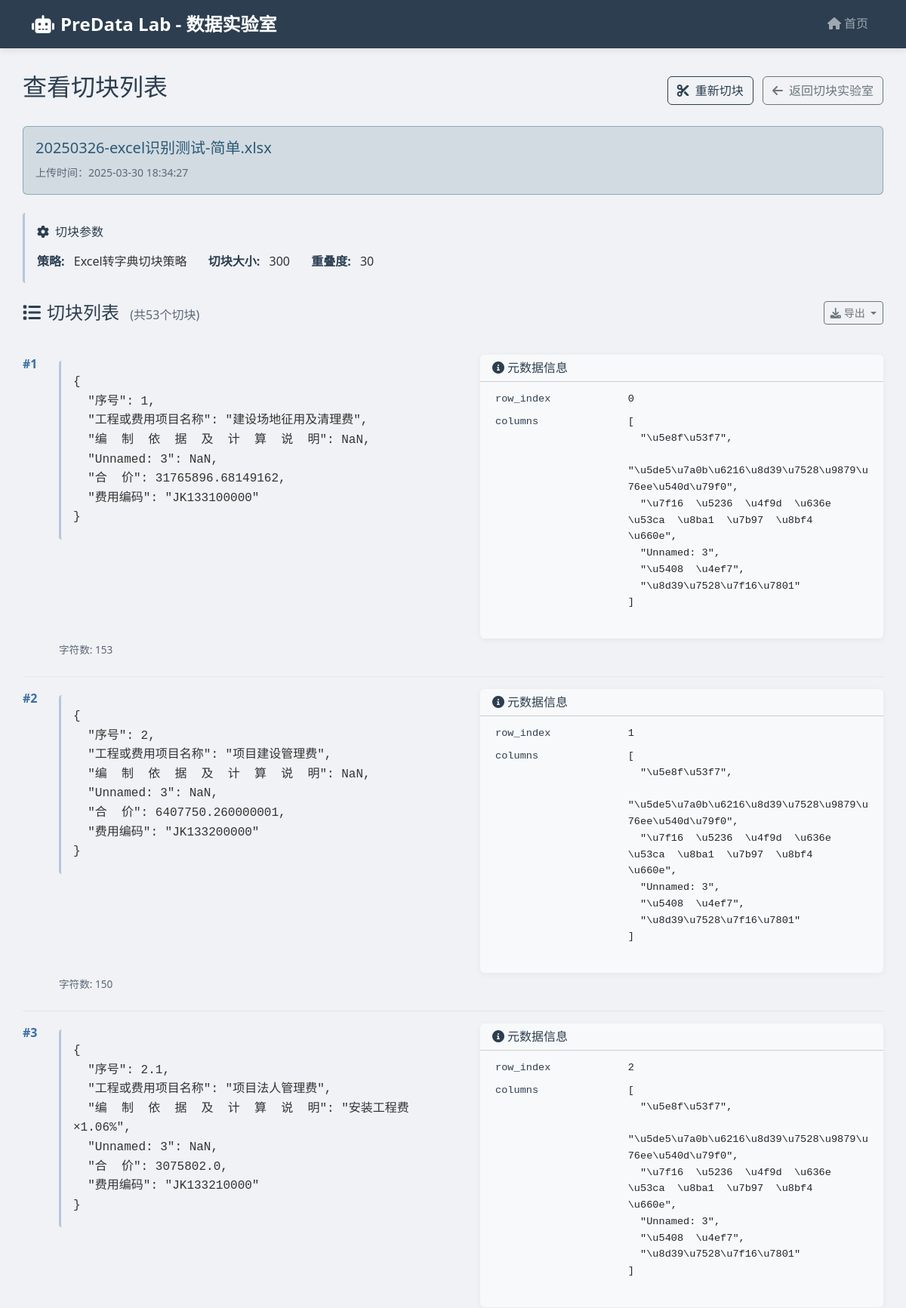
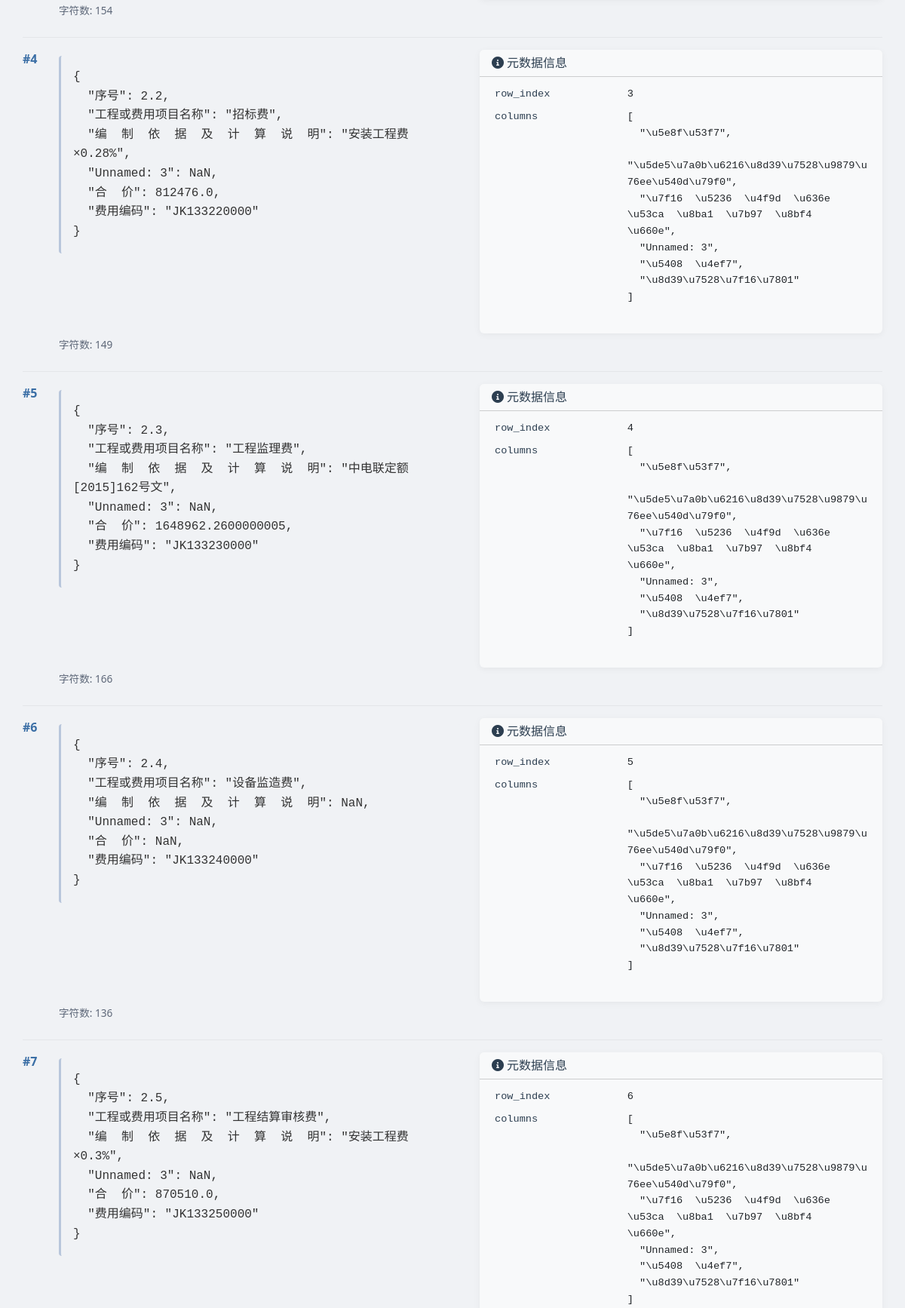
/chunklab/documents/8/chunks (upper part), run on the app's committed database (2 pictures, top to bottom).
### app/database.py (models this page shows, shortened)
class Document(Base):
    __tablename__ = "documents"
    id = Column(Integer, primary_key=True, index=True)
    filename = Column(String(255), nullable=False)
    filepath = Column(String(255), nullable=False)
    filetype = Column(String(50))
    filesize = Column(Integer)  # 文件大小（字节）
    upload_time = Column(DateTime, default=datetime.now)
    status = Column(String(50), default="未切块")
    last_chunk_params = Column(JSON, default=lambda: json.dumps({}))
    hash = Column(String(64))  # 文件哈希值
    chunks = relationship("Chunk", back_populates="document", cascade="all, delete-orphan")

class Chunk(Base):
    __tablename__ = "chunks"
    id = Column(Integer, primary_key=True, index=True)
    document_id = Column(Integer, ForeignKey("documents.id"))
    sequence = Column(Integer)  # 片段序号
    content = Column(Text)  # 切块内容
    chunk_size = Column(Integer)  # 切块大小
    overlap = Column(Integer)  # 重叠度
    chunk_strategy = Column(String(50))  # 使用的切块策略
    chunk_metadata = Column(JSON, default=lambda: json.dumps({}))  # 元数据
    document = relationship("Document", back_populates="chunks")

### app/chunklab/routes.py (the view)
@router.get("/documents/{document_id}/chunks")
async def view_chunks(document_id: int, request: Request, db: Session = Depends(get_db)):
    document = db.query(Document).filter(Document.id == document_id).first()
    if not document:
        raise HTTPException(status_code=404, detail="文档不存在")
    chunks = db.query(Chunk).filter(Chunk.document_id == document_id).order_by(Chunk.sequence).all()
    return templates.TemplateResponse(
        "chunklab/view_chunks.html",
        {
            "request": request,
            "document": document,
            "chunks": chunks,
            "chunk_strategies": get_config('CHUNK_STRATEGIES'),
            "now": datetime.now
        }
    )

### app/templates/chunklab/view_chunks.html (shortened to what this page needs)
{% extends "base.html" %}
{% block content %}
<div class="row mb-4">
    <div class="col-12">
        <div class="d-flex justify-content-between align-items-center mb-4">
            <h2>查看切块列表</h2>
            <div>
                <a href="/chunklab/documents/{{ document.id }}/chunk" class="btn btn-outline-primary me-2">
                    <i class="fas fa-cut me-2"></i>重新切块
                </a>
                <a href="/chunklab/index" class="btn btn-outline-secondary">
                    <i class="fas fa-arrow-left me-2"></i>返回切块实验室
                </a>
            </div>
        </div>
        <div class="document-info alert alert-info">
            <h5 class="mb-2">{{ document.filename }}</h5>
            <small class="text-muted">上传时间：{{ document.upload_time.strftime('%Y-%m-%d %H:%M:%S') }}</small>
        </div>
        {% if document.last_chunk_params %}
        <div class="chunk-params">
            <h6 class="mb-3"><i class="fas fa-cog me-2"></i>切块参数</h6>
            <div>
                <div class="param-item">
                    <span class="param-label">策略:</span>
                    {% for strategy in chunk_strategies %}
                        {% if strategy.name == document.last_chunk_params.strategy %}
                            {{ strategy.display_name }}
                        {% endif %}
                    {% endfor %}
                </div>
                <div class="param-item">
                    <span class="param-label">切块大小:</span>
                    {{ document.last_chunk_params.size }}
                </div>
                <div class="param-item">
                    <span class="param-label">重叠度:</span>
                    {{ document.last_chunk_params.overlap }}
                </div>
            </div>
        </div>
        {% endif %}
        <div class="chunk-list">
            <div class="d-flex justify-content-between align-items-center mb-4">
                <h4 class="mb-0">
                    <i class="fas fa-list me-2"></i>切块列表
                    <span class="text-muted fs-6 ms-2">(共{{ chunks|length }}个切块)</span>
                </h4>
                <div class="dropdown">
                    <button class="btn btn-sm btn-outline-secondary dropdown-toggle" type="button" id="exportDropdown" data-bs-toggle="dropdown" aria-expanded="false">
                        <i class="fas fa-download me-1"></i>导出
                    </button>
                </div>
            </div>
            {% if chunks %}
                <div class="chunks-container">
                    {% for chunk in chunks %}
                    <div class="chunk-item">
                        <div class="d-flex">
                            <span class="chunk-sequence">#{{ chunk.sequence }}</span>
                            <div class="flex-grow-1">
                                <div class="row">
                                    <div class="{% if chunk.chunk_metadata and chunk.chunk_metadata is mapping and chunk.chunk_metadata.keys()|list|length > 0 %}col-md-7 col-lg-6{% else %}col-12{% endif %}">
                                        <div class="chunk-content">{{ chunk.content }}</div>
                                    </div>
                                    {% if chunk.chunk_metadata and chunk.chunk_metadata is mapping and chunk.chunk_metadata.keys()|list|length > 0 %}
                                    <div class="col-md-5 col-lg-6">
                                        <div class="card h-100 bg-light">
                                            <div class="card-header py-2 bg-light">
                                                <h6 class="mb-0 fs-6"><i class="fas fa-info-circle me-1"></i>元数据信息</h6>
                                            </div>
                                            <div class="card-body py-2">
                                                <div class="meta-content" style="font-family: monospace; font-size: 0.85rem; max-height: 300px; overflow-y: auto;">
                                                    <table class="table table-sm table-borderless mb-0">
                                                        <tbody>
                                                            {% for key, value in chunk.chunk_metadata.items() %}
                                                            {% if key != 'heading' %}
                                                            <tr>
                                                                <td style="width: 35%; color: var(--primary-color); vertical-align: top;">{{ key }}</td>
                                                                <td style="word-break: break-word; max-width: 300px;">
                                                                    {% if value is mapping or value is sequence and value is not string %}
                                                                        <pre class="mb-0" style="font-size: 0.85rem; white-space: pre-wrap; word-wrap: break-word; overflow-wrap: break-word;">{{ value|tojson(indent=2) }}</pre>
                                                                    {% else %}
                                                                        <span style="word-break: break-word;">{{ value }}</span>
                                                                    {% endif %}
                                                                </td>
                                                            </tr>
                                                            {% endif %}
                                                            {% endfor %}
                                                        </tbody>
                                                    </table>
                                                </div>
                                            </div>
                                        </div>
                                    </div>
                                    {% endif %}
                                </div>
                                <div class="chunk-metadata mt-1">
                                    <span>字符数: {{ chunk.content|length }}</span>
                                </div>
                            </div>
                        </div>
                    </div>
                    {% endfor %}
                </div>
            {% else %}
                <div class="alert alert-warning">
                    <i class="fas fa-exclamation-triangle me-2"></i>
                    没有找到切块数据。请返回上一页重新进行切块操作。
                </div>
            {% endif %}
        </div>
    </div>
</div>
{% endblock %}

### data on the page
Document: filename "20250326-excel识别测试-简单.xlsx", upload_time "2025-03-30 18:34:27", last_chunk_params.size "300", last_chunk_params.overlap "30"
Chunk: sequence "1", content "{ \"序号\": 1, \"工程或费用项目名称\": \"建设场地征用及清理费\", \"编 制 依 据 及 计 算 说 明\": NaN, \"Unnamed: 3\": NaN, \"合 价\": 31765896.68149162, \"费用编码\": \"JK133100000\" }", chunk_metadata "row_index" "columns", chunk_metadata "0", chunk_metadata "[ \"\\u5e8f\\u53f7\", \"\\u5de5\\u7a0b\\u6216\\u8d39\\u7528\\u9879\\u76ee\\u540d\\u79f0\", \"\\u7f16 \\u5236 \\u4f9d \\u636e \\u53ca \\u8ba1 \\u7b97 \\u8bf4 \\u660e\", \"Unnamed: 3\", \"\\u5408 \\u4ef7\", \"\\u8d39\\u7528\\u7f16\\u7801\" ]", content|length "153"
Chunk: sequence "2", content "{ \"序号\": 2, \"工程或费用项目名称\": \"项目建设管理费\", \"编 制 依 据 及 计 算 说 明\": NaN, \"Unnamed: 3\": NaN, \"合 价\": 6407750.260000001, \"费用编码\": \"JK133200000\" }", chunk_metadata "row_index" "columns", chunk_metadata "1", chunk_metadata "[ \"\\u5e8f\\u53f7\", \"\\u5de5\\u7a0b\\u6216\\u8d39\\u7528\\u9879\\u76ee\\u540d\\u79f0\", \"\\u7f16 \\u5236 \\u4f9d \\u636e \\u53ca \\u8ba1 \\u7b97 \\u8bf4 \\u660e\", \"Unnamed: 3\", \"\\u5408 \\u4ef7\", \"\\u8d39\\u7528\\u7f16\\u7801\" ]", content|length "150"
Chunk: sequence "3", content "{ \"序号\": 2.1, \"工程或费用项目名称\": \"项目法人管理费\", \"编 制 依 据 及 计 算 说 明\": \"安装工程费×1.06%\", \"Unnamed: 3\": NaN, \"合 价\": 3075802.0, \"费用编码\": \"JK133210000\" }", chunk_metadata "row_index" "columns", chunk_metadata "2", chunk_metadata "[ \"\\u5e8f\\u53f7\", \"\\u5de5\\u7a0b\\u6216\\u8d39\\u7528\\u9879\\u76ee\\u540d\\u79f0\", \"\\u7f16 \\u5236 \\u4f9d \\u636e \\u53ca \\u8ba1 \\u7b97 \\u8bf4 \\u660e\", \"Unnamed: 3\", \"\\u5408 \\u4ef7\", \"\\u8d39\\u7528\\u7f16\\u7801\" ]", content|length "154"
Chunk: sequence "4", content "{ \"序号\": 2.2, \"工程或费用项目名称\": \"招标费\", \"编 制 依 据 及 计 算 说 明\": \"安装工程费×0.28%\", \"Unnamed: 3\": NaN, \"合 价\": 812476.0, \"费用编码\": \"JK133220000\" }", chunk_metadata "row_index" "columns", chunk_metadata "3", chunk_metadata "[ \"\\u5e8f\\u53f7\", \"\\u5de5\\u7a0b\\u6216\\u8d39\\u7528\\u9879\\u76ee\\u540d\\u79f0\", \"\\u7f16 \\u5236 \\u4f9d \\u636e \\u53ca \\u8ba1 \\u7b97 \\u8bf4 \\u660e\", \"Unnamed: 3\", \"\\u5408 \\u4ef7\", \"\\u8d39\\u7528\\u7f16\\u7801\" ]", content|length "149"
Chunk: sequence "5", content "{ \"序号\": 2.3, \"工程或费用项目名称\": \"工程监理费\", \"编 制 依 据 及 计 算 说 明\": \"中电联定额[2015]162号文\", \"Unnamed: 3\": NaN, \"合 价\": 1648962.2600000005, \"费用编码\": \"JK133230000\" }", chunk_metadata "row_index" "columns", chunk_metadata "4", chunk_metadata "[ \"\\u5e8f\\u53f7\", \"\\u5de5\\u7a0b\\u6216\\u8d39\\u7528\\u9879\\u76ee\\u540d\\u79f0\", \"\\u7f16 \\u5236 \\u4f9d \\u636e \\u53ca \\u8ba1 \\u7b97 \\u8bf4 \\u660e\", \"Unnamed: 3\", \"\\u5408 \\u4ef7\", \"\\u8d39\\u7528\\u7f16\\u7801\" ]", content|length "166"
Chunk: sequence "6", content "{ \"序号\": 2.4, \"工程或费用项目名称\": \"设备监造费\", \"编 制 依 据 及 计 算 说 明\": NaN, \"Unnamed: 3\": NaN, \"合 价\": NaN, \"费用编码\": \"JK133240000\" }", chunk_metadata "row_index" "columns", chunk_metadata "5", chunk_metadata "[ \"\\u5e8f\\u53f7\", \"\\u5de5\\u7a0b\\u6216\\u8d39\\u7528\\u9879\\u76ee\\u540d\\u79f0\", \"\\u7f16 \\u5236 \\u4f9d \\u636e \\u53ca \\u8ba1 \\u7b97 \\u8bf4 \\u660e\", \"Unnamed: 3\", \"\\u5408 \\u4ef7\", \"\\u8d39\\u7528\\u7f16\\u7801\" ]", content|length "136"
Chunk: sequence "7", content "{ \"序号\": 2.5, \"工程或费用项目名称\": \"工程结算审核费\", \"编 制 依 据 及 计 算 说 明\": \"安装工程费×0.3%\", \"Unnamed: 3\": NaN, \"合 价\": 870510.0, \"费用编码\": \"JK133250000\" }", chunk_metadata "row_index" "columns", chunk_metadata "6", chunk_metadata "[ \"\\u5e8f\\u53f7\", \"\\u5de5\\u7a0b\\u6216\\u8d39\\u7528\\u9879\\u76ee\\u540d\\u79f0\", \"\\u7f16 \\u5236 \\u4f9d \\u636e \\u53ca \\u8ba1 \\u7b97 \\u8bf4 \\u660e\", \"Unnamed: 3\", \"\\u5408 \\u4ef7\", \"\\u8d39\\u7528\\u7f16\\u7801\" ]"

### other printed values
{{ strategy.display_name }} "Excel转字典切块策略"
{{ chunks|length }} "53"
